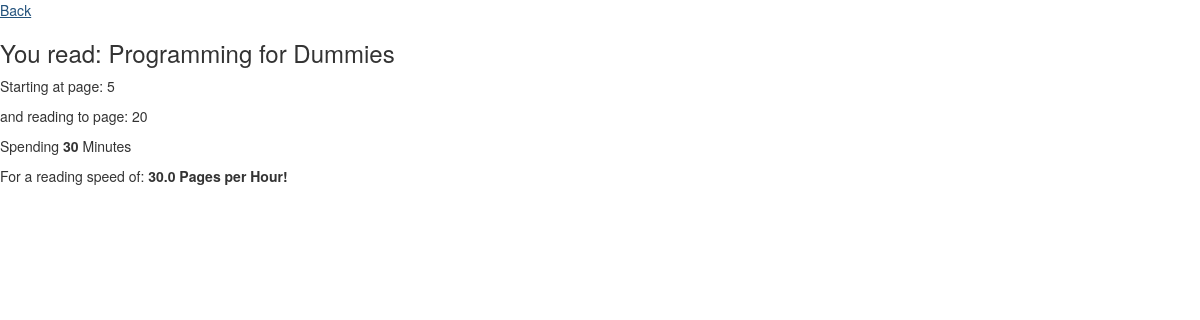
The page /studySession/1/ on the database its author committed.
### inventory/models.py (models this page shows)
class StudySessions(models.Model):
	date = models.DateField()
	startPage = models.IntegerField()
	endPage = models.IntegerField()
	timeSpent = models.IntegerField()
	reading = models.ForeignKey(Item)

class Item(models.Model):
	title = models.CharField(max_length=200)
	startPage = models.IntegerField()
	endPage = models.IntegerField()
	course = models.CharField(max_length=200)
	dueDate = models.DateField()
	def __unicode__(self):
		return u'{0}'.format(self.title)

### inventory/views.py (the view)
# urls.py: url(r'^studySession/(?P<id>\d+)/', views.studySession_detail, name='studySession_detail'),
def studySession_detail(request, id):
	try:
		studySession = StudySessions.objects.get(id=id)
	except StudySessions.DoesNotExist:
		raise Http404('This study sessions does not exist')
	return render(request, 'inventory/studySession_detail.html', {
		'studySession': studySession,
	})

### firstdjango/templates/inventory/studySession_detail.html
{% extends "base.html" %}
{%load mathfilters %}
{% block content %}
	<a href="{% url 'index' %}">Back</a>
	<h3>You read: {{ studySession.reading|capfirst }}</h3>
	<p> Starting at page: {{ studySession.startPage }} </p>
	<p> and reading to page: {{ studySession.endPage }} </p>
	<p> Spending <strong>{{ studySession.timeSpent }}</strong> Minutes </p>
	<p> For a reading speed of: <strong>{{ studySession.endPage|sub:studySession.startPage|div:studySession.timeSpent|mul:60 }} Pages per Hour!</strong></p>
{% endblock %}

### rows shown on the page
StudySessions: reading "Programming for Dummies", startPage "5", endPage "20", timeSpent "30", endPage|sub "30.0"
